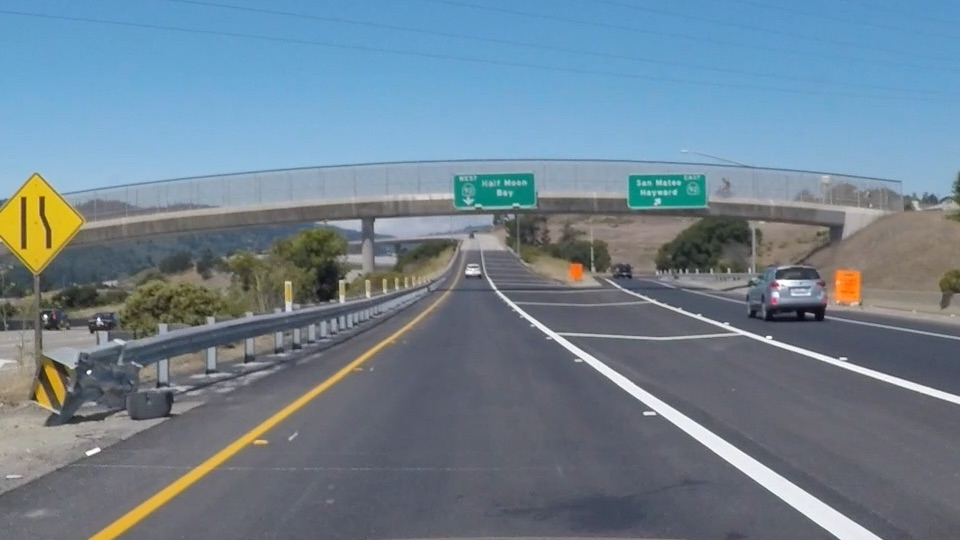
#> input picture Finding Lane Lines on the Road/exit-ramp.jpg, 960 x 540 px
$ jupyter execute --allow-errors 'Hough Transform on Edge Detected Image.ipynb'   (shell and % lines are left out)
#> lines starting #> are read from the running program, lines starting #| are printed output that depends on the picture; after the words box and inside, x2 and y2 are one past the last pixel; in counts of white or black regions, pixels touching at a corner belong together
# Implementing a Hough Transform on Edge Detected Image

[cell 1]
"""
lines = cv2.HoughLinesP(masked_edges, rho, theta, threshold, np.array([]),
                                             min_line_length, max_line_gap)

masked_edges is the output from Canny
the output from HoughLinesP will be lines,
which will simply be an array containing the endpoints (x1, y1, x2, y2) of all line segments
rho and theta are the distance and angular resolution of grid in Hough space.
in Hough space, we have a grid laid out along the (Θ, ρ) axis.
You need to specify rho in units of pixels and theta in units of radians.
"""

[cell 2]
# Do relevant imports
import matplotlib.pyplot as plt
import matplotlib.image as mpimg
import numpy as np
import cv2
# Read in and grayscale the image
image = mpimg.imread('exit-ramp.jpg')
#> image is the input picture: shape (540, 960, 3); mean R, G, B 111.3, 130.2, 144.4
gray = cv2.cvtColor(image,cv2.COLOR_RGB2GRAY)
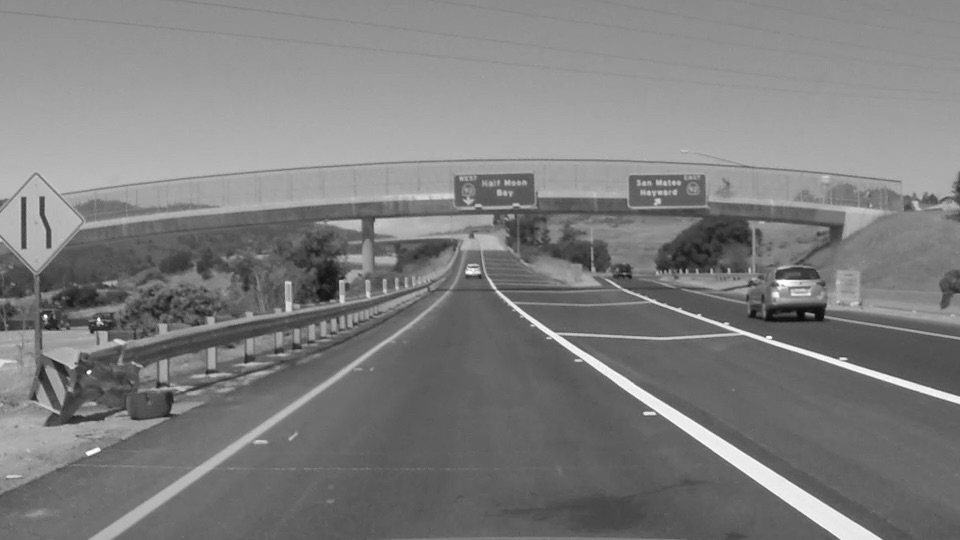
#> gray: shape (540, 960); min 7, max 255, mean 126.2

# Define a kernel size and apply Gaussian smoothing
kernel_size = 5
blur_gray = cv2.GaussianBlur(gray,(kernel_size, kernel_size),0)

[cell 3]
plt.imshow(blur_gray)

[cell 4]
# Define our parameters for Canny and apply
low_threshold = 50
high_threshold = 150
masked_edges = cv2.Canny(blur_gray, low_threshold, high_threshold)
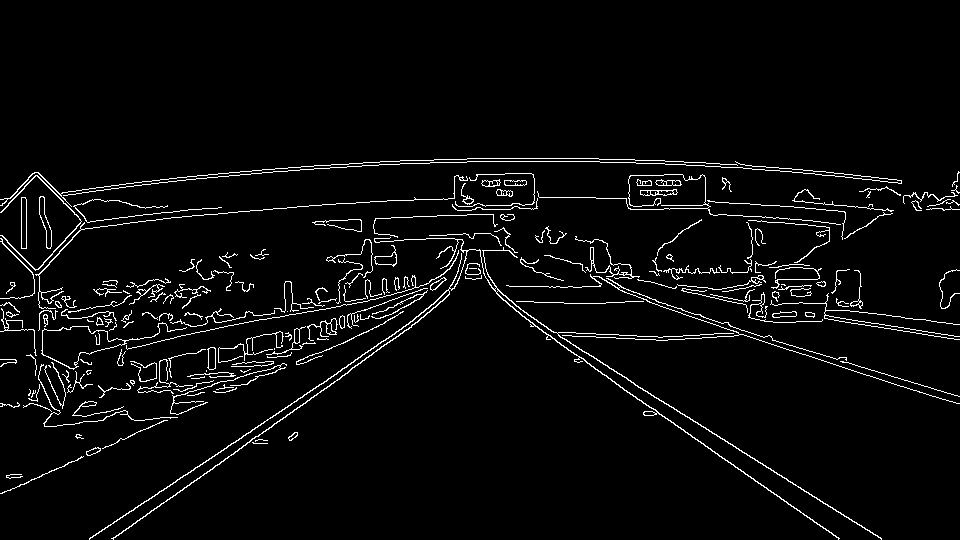
#> masked_edges: shape (540, 960); 3.8% white in thin lines or dots, all inside (x1, y1, x2, y2) = (0, 158, 960, 540)
plt.imshow(masked_edges)

[cell 5]
# Define the Hough transform parameters
# Make a blank the same size as our image to draw on
rho = 1
theta = np.pi/180
threshold = 15
min_line_length = 40
max_line_gap = 20

# Run Hough on edge detected image
lines = cv2.HoughLinesP(masked_edges, rho, theta, threshold, np.array([]),
                            min_line_length, max_line_gap)
#> lines = 332 rows, first 6: [271, 427, 424, 316], [666, 336, 716, 337], [229, 391, 316, 353], [246, 339, 410, 304], [110, 525, 438, 304], [89, 191, 289, 170]

[cell 6]
line_image = np.copy(image)*0 #creating a blank to draw lines on
#> line_image: shape (540, 960, 3); every value is 0

# Iterate over the output "lines" and draw lines on the blank
for line in lines:
    for x1,y1,x2,y2 in line:
        cv2.line(line_image,(x1,y1),(x2,y2),(255,0,0),10)
#> this loop made 332 passes
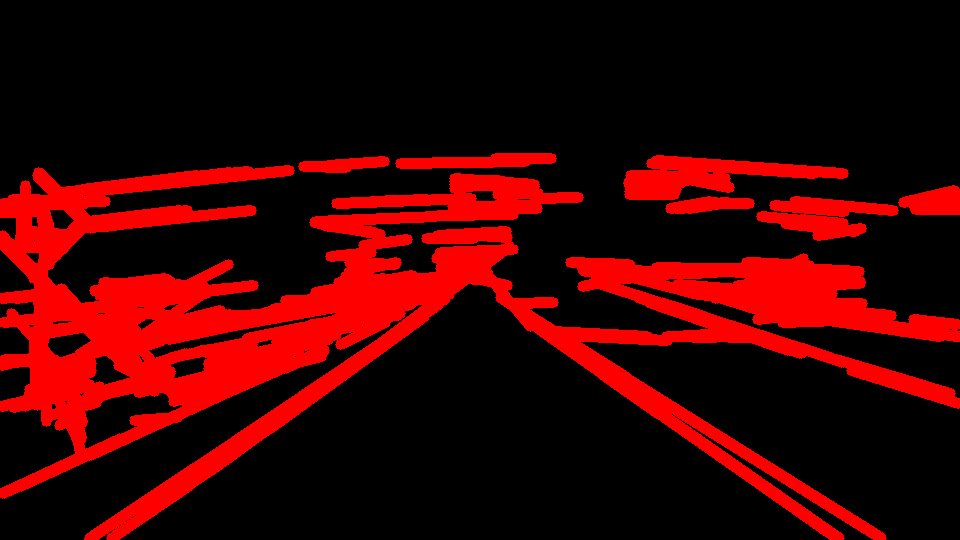
#> line_image: shape (540, 960, 3); mean R, G, B 59.4, 0, 0

# Create a "color" binary image to combine with line image
# Stack arrays in sequence depth wise (along third axis).
color_edges = np.dstack((masked_edges, masked_edges, masked_edges))
plt.imshow(color_edges)

[cell 7]
# Draw the lines on the edge image
# Image Blending
combo = cv2.addWeighted(color_edges, 0.8, line_image, 1, 0)
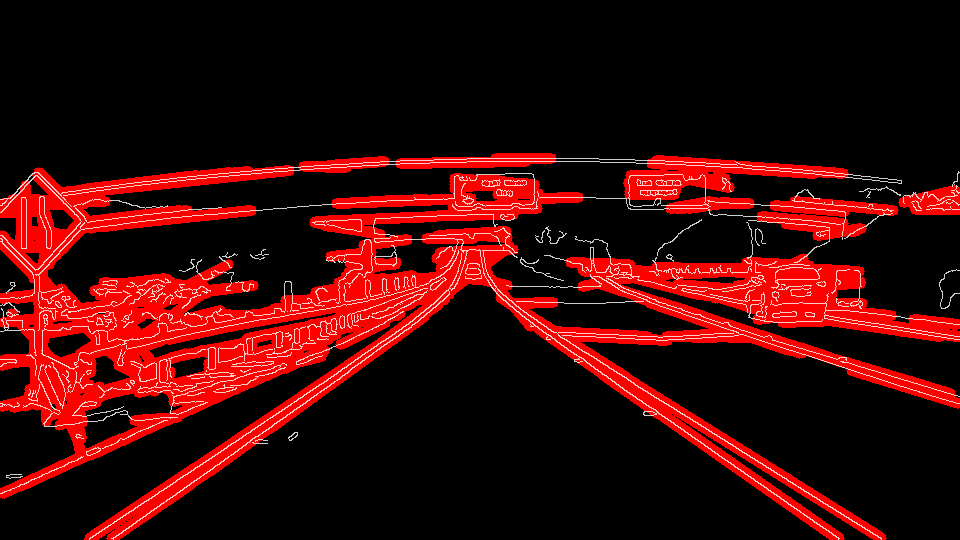
#> combo: shape (540, 960, 3); mean of channels 0, 1, 2 60.3, 7.8, 7.8; drawn as R, G, B
plt.imshow(combo)

[cell 8]
plt.imshow(line_image)

[cell 9]
ysize = line_image.shape[0]
#> ysize = 540
xsize = line_image.shape[1]
#> xsize = 960

left_top = [400, 320]
right_top = [500, 320]
left_bottom = [0, ysize-1]
#> left_bottom = [0, 539]
right_bottom = [900, ysize-1]
#> right_bottom = [900, 539]

#> (the rest of this cell did not finish here and is left out)

[cell 10]
print (xsize,ysize)
#| 960 540

[cell 11]
line_image_select = np.copy(line_image)

# Mask pixels below the threshold
#> (the rest of this cell did not finish here and is left out)

#> (a cell that did not finish here is left out)

#> (a cell that did not finish here is left out)

[cell 14]
plt.imshow(line_image_select)

[cell 15]
x = [left_bottom[0], left_top[0], right_top[0],right_bottom[0], left_bottom[0]]
#> x = [0, 400, 500, 900, 0]
y = [left_bottom[1], left_top[1], right_top[1],right_bottom[1], left_bottom[1]]
#> y = [539, 320, 320, 539, 539]
plt.plot(x, y, 'b--', lw=4)
plt.imshow(line_image_select)
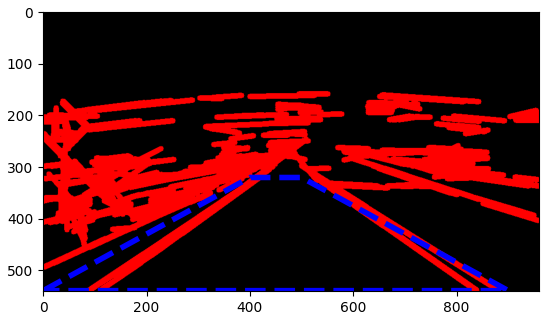
#> figure drawn by matplotlib, 1 panel
